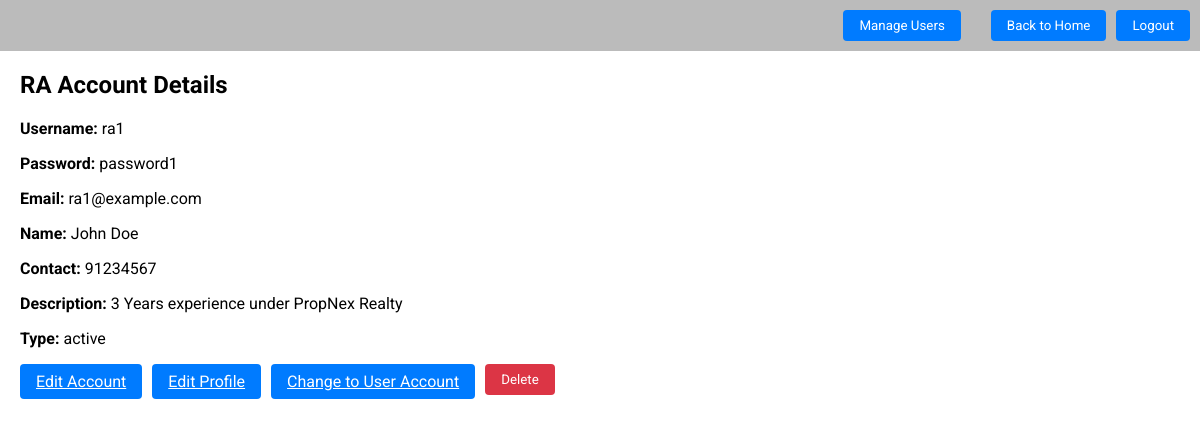
/Boundary/sys_admin/view_ra_account.php?ra_id=1, run on the app's committed database.
### tables this page shows
CREATE TABLE `ra` (
  `ra_id` int(11) NOT NULL,
  `e-mail` varchar(150) NOT NULL,
  `username` varchar(50) NOT NULL,
  `password` varchar(50) NOT NULL,
  `name` varchar(150) NOT NULL,
  `contact` int(8) NOT NULL,
  `description` text DEFAULT NULL,
  `type` enum('active','suspended') NOT NULL
);

### Control/sys_admin/view_ra_account_controller.php (called while the page is built)
<?php
require_once('../../Database/db_conn.php');
require_once('../../Entity/ra.php');
class ViewRAAccountController {
    private $RA;
    public function __construct($conn) {
        $this->RA = new RA($conn);
    }
    public function getRAByRAID($ra_id) {
        return $this->RA->getRAByRAID($ra_id);
    }
}
$viewRAAccountController = new ViewRAAccountController($conn);
?>

### Entity/ra.php (called while the page is built, shortened)
<?php
class RA {
    private $conn;
    public function __construct($conn) {
        $this->conn = $conn;
    }
    public function getRAByRAID($ra_id) {
        $sql = "SELECT * FROM ra WHERE ra_id = ?";
        $stmt = $this->conn->prepare($sql);
        $stmt->bind_param("i", $ra_id);
        $stmt->execute();
        $result = $stmt->get_result();
        if ($result->num_rows == 1) {
            return $result->fetch_assoc();
        } else {
            return null;
        }
    }
}
?>

### Boundary/sys_admin/view_ra_account.php (the view, shortened to what this page needs)
<?php
include "header.php";
include "../../Control/sys_admin/view_ra_account_controller.php";
if(isset($_GET['ra_id'])) {
    $ra_id = $_GET['ra_id'];
    $ra = $viewRAAccountController->getRAByRAID($ra_id);
    if($ra) {
?>
<!DOCTYPE html>
<html lang="en">
<head>
</head>
<body>
    <div class="container">
        <h2 class="title">RA Account Details</h2>
        <div class="ra-details">
            <p><strong>Username:</strong> <?php echo $ra['username']; ?></p>
            <p><strong>Password:</strong> <?php echo $ra['password']; ?></p>
            <p><strong>Email:</strong> <?php echo $ra['e-mail']; ?></p>
            <p><strong>Name:</strong> <?php echo $ra['name']; ?></p>
            <p><strong>Contact:</strong> <?php echo $ra['contact']; ?></p>
            <p><strong>Description:</strong> <?php echo $ra['description']; ?></p>
            <p><strong>Type:</strong> <?php echo $ra['type']; ?></p>
        </div>
        <div class="button-container">
            <a href="edit_ra_account.php?ra_id=<?php echo $ra_id; ?>" class="btn btn-primary">Edit Account</a>
            <a href="edit_ra_profile.php?ra_id=<?php echo $ra_id; ?>" class="btn btn-primary">Edit Profile</a>
            <a href="../../Control/sys_admin/update_to_user_controller.php?ra_id=<?php echo $ra_id; ?>" class="btn btn-primary">Change to User Account</a>
            <form action="../../Control/sys_admin/delete_ra_account_controller.php" method="post">
                <button type="submit" class="btn btn-danger">Delete</button>
            </form>
        </div>
    </div>
</body>
</html>
<?php
    } else {
        echo "<p>RA account not found.</p>";
    }
} else {
    echo "<p>RA ID not provided.</p>";
}
?>

### Boundary/sys_admin/header.php (style rules this page uses)
body { font-family: 'Roboto', sans-serif; margin: 0; padding: 0; }

### Boundary/sys_admin/view_ra_account.php (style rules this page uses)
.container { margin-left: 20px; }
.btn { background-color: #007bff; color: white; padding: 8px 16px; border: none; border-radius: 4px; cursor: pointer; font-family: 'Roboto', sans-serif; }
.btn.btn-danger { background-color: #dc3545; color: white; padding: 8px 16px; border: none; border-radius: 4px; cursor: pointer; font-family: 'Roboto', sans-serif; }
.button-container { display: flex; gap: 10px; margin-top: 10px; }

### data on the page
ra: username "ra1", password "password1", value "ra1@example.com", name "John Doe", contact "91234567", description "3 Years experience under PropNex Realty", type "active"
